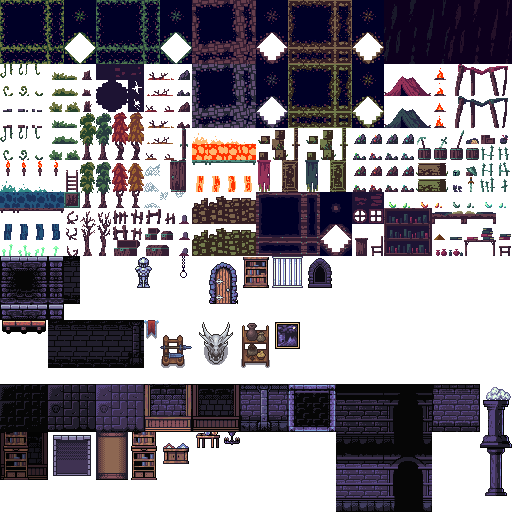
#> input picture graficos/terceros/raou_castillo/tileset_castillo.png, 512 x 512 px
$ python atlas_castillo.py
#> lines starting #> are read from the running program, lines starting #| are printed output that depends on the picture
"""Arma las filas 20-23 del atlas del tileset "castillo" (P73, ficha del castillo).

graficos/terceros/raou_castillo/tileset_castillo.png, 512x384, piezas de 16:
- filas 0-19: no se tocan (atlas de mazmorra en 0-15 y piezas de Raou en
  16-19, ver graficos/terceros/raou_castillo/ORIGEN.txt); las escenas que ya
  usan el atlas se ven igual. Solo se borra el estandarte viejo de
  (10,16)-(10,17), de origen sin anotar, que la letra h ya no usa desde que
  se vistió el castillo;
- filas 20-31: se borran y se vuelven a poner con las piezas de LAYOUT,
  recortadas de Tilesetv3.png de Raou y del pack de craftpix sin repintar.
  herramientas/constructor_mapas/baldosas/castillo.gd las usa. Las 24-31
  (paredes de fondo de cada sala) agrandaron el atlas de 512x384 a 512x512.

Se puede correr las veces que haga falta: el resultado es el mismo.
atlas_calabozo.py toma solo las filas 0-19 de este atlas.

Uso, desde la raíz del proyecto:
  python3 herramientas/constructor_mapas/atlas_castillo.py
"""
from pathlib import Path

from PIL import Image, ImageEnhance

ROOT = Path(__file__).resolve().parents[2]
OUT = ROOT / "graficos/terceros/raou_castillo/tileset_castillo.png"
RAOU = ROOT / "graficos/terceros/raou_mazmorra_lateral/Tilesetv3.png"
CRAFTPIX = ROOT / "graficos/terceros/craftpix_objetos_mazmorra_218281/png"
OTHER = CRAFTPIX / "Other_objects.png"
SUPPLIES = CRAFTPIX / "supplies_objects.png"
T = 16
FIRST_ROW = 20
# Estandarte viejo de dark_castle_tileset.png (pieza de arriba, tamaño).
OLD_BANNER = ((10, 16), (1, 2))

# Destino en el atlas (pieza de arriba a la izquierda) y tamaño en piezas.
LAYOUT = {
    "tablon": ((0, 20), (3, 1)),       # izquierda, medio, derecha
    "pared": ((3, 20), (6, 3)),        # 5 columnas lisas y la pilastra
    "estandarte": ((9, 20), (1, 2)),
    "armero": ((10, 20), (2, 3)),
    "trofeo": ((12, 20), (3, 3)),
    "provisiones": ((15, 20), (2, 3)),
    "cuadro": ((17, 20), (2, 2)),
    # Paredes de fondo de las salas (fondo_sala), filas 24-31.
    "piedra_oscura": ((0, 24), (3, 3)),
    "piedra": ((3, 24), (3, 3)),
    "piedra_clara": ((6, 24), (3, 3)),
    "madera": ((9, 24), (3, 3)),
    "madera_oscura": ((12, 24), (3, 3)),
    "columnas": ((15, 24), (3, 3)),
    "marco": ((18, 24), (3, 3)),
    "arcada": ((21, 24), (6, 8)),
    "ladrillo": ((27, 24), (3, 3)),
    "libros": ((0, 27), (3, 3)),
    # Decorados de la ficha revisada (Raou), filas 24-31.
    "celosia": ((3, 27), (3, 3)),
    "tapiz": ((6, 27), (2, 3)),
    "estanteria": ((8, 27), (2, 3)),
    "mostrador": ((10, 27), (2, 2)),
    "mesa": ((12, 27), (2, 1)),
    "lampara": ((14, 27), (1, 1)),
    "columna": ((30, 24), (2, 7)),
}

# De dónde sale cada pared en Tilesetv3.png (pieza de arriba a la izquierda).
# Se repiten sin costura de lado y en vertical cada 3 filas (la arcada, cada 8).
WALLS = {
    "piedra_oscura": (11, 20),   # bloques de piedra, los más oscuros
    "piedra": (8, 20),           # bloques de piedra medios
    "piedra_clara": (5, 20),     # bloques de piedra claros
    "madera": (8, 17),           # ladrillo con postes y baranda de madera
    "madera_oscura": (14, 17),   # la misma, más oscura
    "columnas": (5, 17),         # ladrillo con una columna de piedra
    "marco": (8, 14),            # ladrillo con marco de piedra clara
    "arcada": (10, 28),          # dos pisos de arcos
    "ladrillo": (5, 14),         # ladrillo claro con juntas verticales
}
# Pared de la biblioteca: la estantería alta (0,34)-(1,36) sobre la madera
# oscura, con el brillo bajado para que no se confunda con los tablones.
BOOKS_WALL = (14, 17)
BOOKCASE = (0, 34)
BOOKS_BRIGHTNESS = 0.6
# Fondo de los huecos transparentes de la arcada (el negro de sus bandas).
ARCH_DARK = (6, 6, 6, 255)


def tile(img, tx, ty, w=1, h=1):
    return img.crop((tx * T, ty * T, (tx + w) * T, (ty + h) * T))


def place(atlas, piece, dest, dx=0, dy=0):
    atlas.alpha_composite(piece, (dest[0] * T + dx, dest[1] * T + dy))


def fit(atlas, img, region, name, align):
    """Recorta region por su borde y la pone en el hueco de name, centrada de
    lado; align: "arriba" (cuelga), "abajo" (apoya) o "centro" (en la pared)."""
    crop = img.crop(region)
    crop = crop.crop(crop.getbbox())
    dest, (w, h) = LAYOUT[name]
    assert crop.width <= w * T and crop.height <= h * T, (name, crop.size)
    dx = (w * T - crop.width) // 2
    dy = {"arriba": 0, "abajo": h * T - crop.height, "centro": (h * T - crop.height) // 2}[align]
    place(atlas, crop, dest, dx, dy)


def main():
    old = Image.open(OUT).convert("RGBA")
#> old is the input picture: PIL image 512x512 RGBA; mean R, G, B, A 61.8, 56.5, 64.4, 133
    assert old.width == 512 and old.height in (384, 512), old.size
    # Filas 0-19 tal cual; las 20-31 se rehacen.
    atlas = Image.new("RGBA", (512, 512))
#> atlas: PIL image 512x512 RGBA; every value is 0
    atlas.paste(old.crop((0, 0, 512, FIRST_ROW * T)), (0, 0))
    # Borra el estandarte viejo (P73, castillo vestido).
    (bx, by), (bw, bh) = OLD_BANNER
    atlas.paste(Image.new("RGBA", (bw * T, bh * T)), (bx * T, by * T))
    raou = Image.open(RAOU).convert("RGBA")
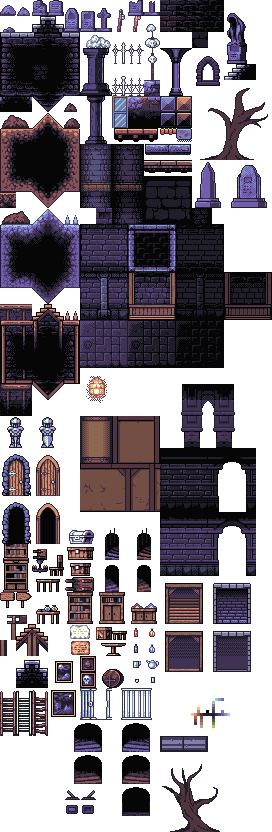
#> input picture prueba/dungeon_sidescroller-Raou/Tilesetv3.png, 272 x 832 px, found by its file name
#> raou is the input picture: PIL image 272x832 RGBA; mean R, G, B, A 87.6, 78, 94.5, 142.2
    other = Image.open(OTHER).convert("RGBA")
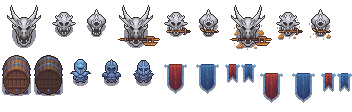
#> input picture craftpix-net-218281-free-pixel-art-dungeon-objects-asset-pack/PNG/Other_objects.png, 352 x 112 px, found by its file name
#> other is the input picture: PIL image 352x112 RGBA; mean R, G, B, A 26.4, 24.4, 27.4, 64.9
    supplies = Image.open(SUPPLIES).convert("RGBA")
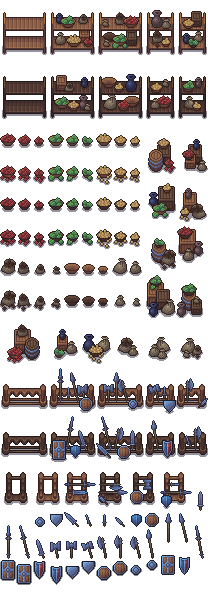
#> input picture craftpix-net-218281-free-pixel-art-dungeon-objects-asset-pack/PNG/supplies_objects.png, 208 x 592 px, found by its file name
#> supplies is the input picture: PIL image 208x592 RGBA; mean R, G, B, A 28.5, 22.6, 22.1, 88.2

    # Tablón de madera (7,8)-(9,8): plataformas "=" (clave "plataformas").
    place(atlas, tile(raou, 7, 8, 3, 1), LAYOUT["tablon"][0])

    # Pared de fondo: la pared lisa de hoy, (12,14)-(12,16), cinco veces, y la
    # pilastra (12,17)-(12,19), que tiene las mismas hiladas a los lados.
    px, py = LAYOUT["pared"][0]
    for i in range(5):
        place(atlas, tile(raou, 12, 14, 1, 3), (px + i, py))
    place(atlas, tile(raou, 12, 17, 1, 3), (px + 5, py))

    # Decorados de craftpix y Raou, recortados por su borde.
    fit(atlas, other, (14 * T, 4 * T, 15 * T, 7 * T), "estandarte", "arriba")  # rojo pequeño, 15x19
    fit(atlas, supplies, (64, 472, 96, 505), "armero", "abajo")               # espadas, 32x33
    fit(atlas, other, (7, 5, 41, 48), "trofeo", "centro")                     # cráneo de dragón, 34x43
    fit(atlas, supplies, (146, 10, 175, 55), "provisiones", "abajo")          # estante, 29x45
    fit(atlas, raou, (51, 690, 76, 717), "cuadro", "centro")                  # paisaje, 25x27

    # Paredes de fondo de las salas, opacas (la arcada tiene los arcos huecos).
    for name, (sx, sy) in WALLS.items():
        dest, (w, h) = LAYOUT[name]
        wall = Image.new("RGBA", (w * T, h * T), ARCH_DARK)
        wall.alpha_composite(tile(raou, sx, sy, w, h))
        place(atlas, wall, dest)
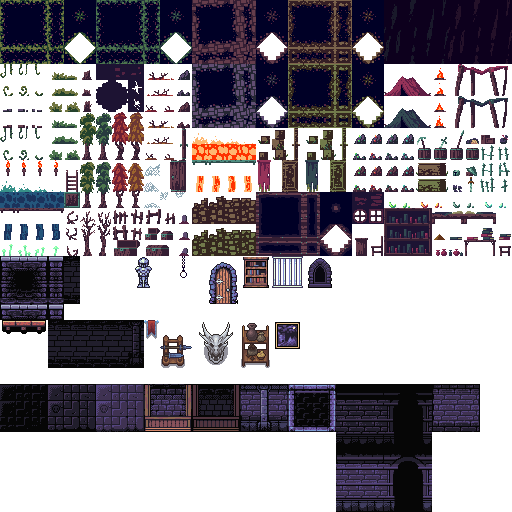
#> atlas: PIL image 512x512 RGBA; mean R, G, B, A 59.4, 54.6, 62.2, 123.9; transparent parts drawn white
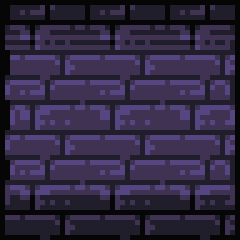
#> wall: PIL image 48x48 RGBA (shown 5 times larger); mean R, G, B, A 48.2, 39.9, 65.3, 255
    dest, (w, h) = LAYOUT["libros"]
    wall = Image.new("RGBA", (w * T, h * T), ARCH_DARK)
    wall.alpha_composite(tile(raou, *BOOKS_WALL, w, h))
    wall.alpha_composite(tile(raou, *BOOKCASE, 2, 3))
    rgb = ImageEnhance.Brightness(wall.convert("RGB")).enhance(BOOKS_BRIGHTNESS)
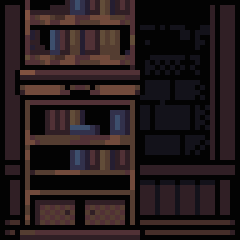
#> rgb: PIL image 48x48 RGB (shown 5 times larger); mean R, G, B 35.3, 24.9, 26.4
    wall = rgb.convert("RGBA")
    place(atlas, wall, dest)

    # Decorados de la ficha revisada, de Tilesetv3.png (píxeles), sin repintar.
    fit(atlas, raou, (208, 624, 256, 672), "celosia", "centro")     # ventana de celosía, 38x41
    fit(atlas, raou, (80, 416, 112, 464), "tapiz", "centro")        # tapiz, 32x48
    fit(atlas, raou, (0, 544, 32, 592), "estanteria", "abajo")      # estantería alta, 26x48
    fit(atlas, raou, (128, 592, 160, 624), "mostrador", "abajo")    # mostrador con frascos, 26x21
    fit(atlas, raou, (32, 608, 64, 624), "mesa", "abajo")           # mesa con frascos, 24x16
    fit(atlas, raou, (32, 560, 48, 576), "lampara", "arriba")       # lámpara colgante
    fit(atlas, raou, (80, 32, 112, 144), "columna", "abajo")        # columna alta, 32x109
#> in fit (call 12), `crop = crop.crop(crop.getbbox())`:
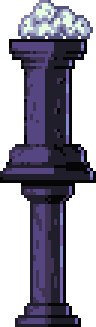
#> crop: PIL image 32x109 RGBA (shown 3 times larger); mean R, G, B, A 151, 148.1, 162.5, 137.9; transparent parts drawn white

    atlas.save(OUT)
    print("atlas:", OUT.relative_to(ROOT), atlas.size)
#| atlas: graficos/terceros/raou_castillo/tileset_castillo.png (512, 512)


if __name__ == "__main__":
    main()
